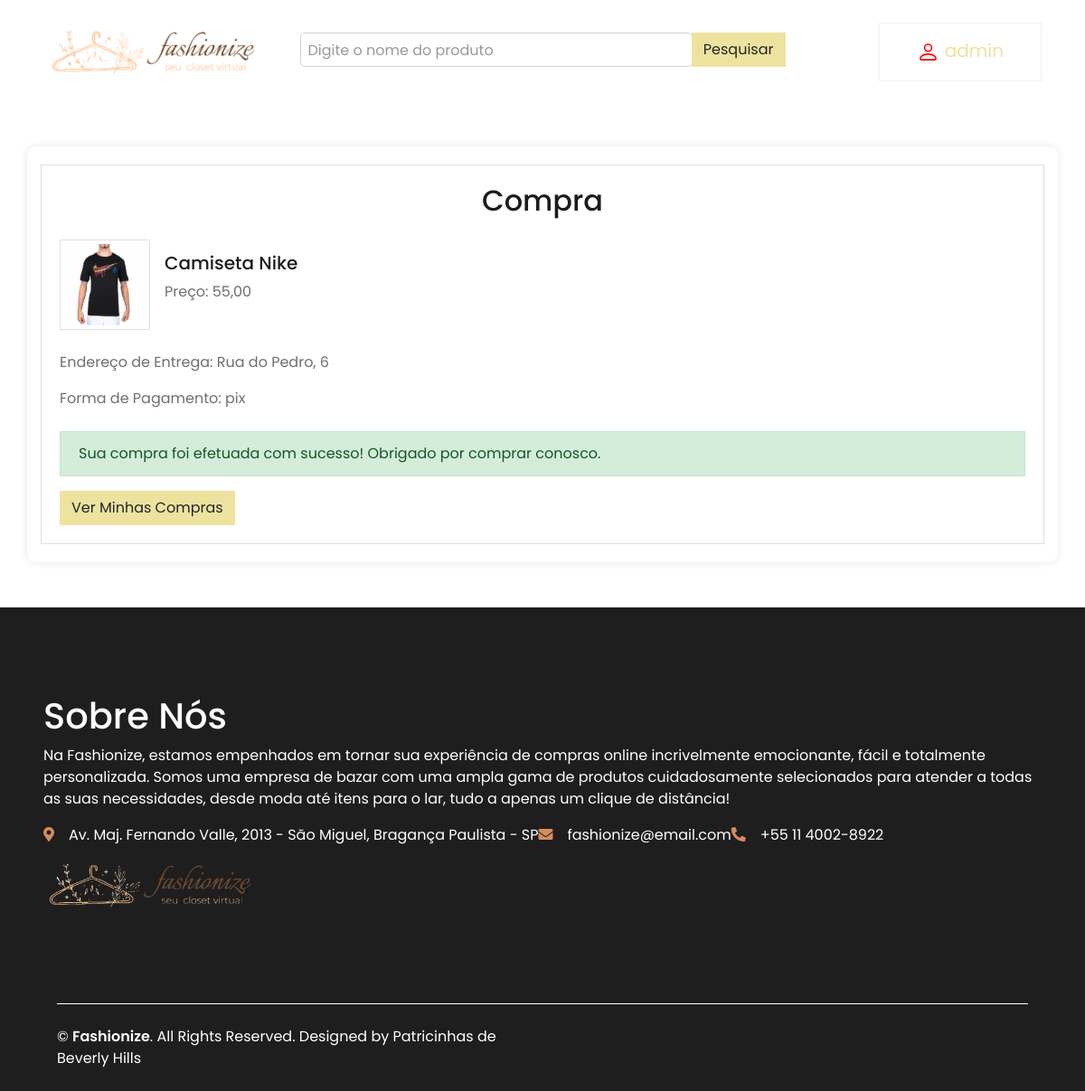
/confirmar/23/ (signed in), run on the app's committed database.
### website/models.py (models this page shows, shortened)
class Compra(models.Model):
    usuario = models.ForeignKey(User, on_delete=models.CASCADE)
    produto = models.ForeignKey(Produto, on_delete=models.CASCADE)
    data_compra = models.DateTimeField(default=timezone.now)
    confirmada = models.BooleanField(default=False)
    endereco_entrega = models.CharField(max_length=255, blank=True, null=True)
    forma_pagamento = models.CharField(max_length=50, blank=True, null=True)

class Produto(models.Model):
    usuario = models.ForeignKey(User, on_delete=models.CASCADE, default=1)
    titulo = models.CharField(max_length=100)
    thumb = models.ImageField(upload_to='img_produto')
    descricao = models.TextField(max_length=1000)
    categoria = models.ForeignKey(Categoria, on_delete=models.CASCADE)
    data_criacao = models.DateTimeField(default=timezone.now)
    preco = models.DecimalField(max_digits=5, decimal_places=2)

### website/views.py (the view)
# urls.py: path('confirmar/<int:compra_id>/', views.confirmar_compra, name='confirmar_compra'),
@login_required
def confirmar_compra(request, compra_id):
    compra = get_object_or_404(Compra, pk=compra_id)
    return render(request, 'confirmar_compra.html', {'compra': compra})

### website/templates/confirmar_compra.html (shortened to what this page needs)
<!DOCTYPE html>
<html lang="pt-br">
{% load static %}
<head>
    <link href="https://cdnjs.cloudflare.com/ajax/libs/font-awesome/5.10.0/css/all.min.css" rel="stylesheet">
    <link href="{% static 'lib/owlcarousel/assets/owl.carousel.min.css' %}" rel="stylesheet">
    <link rel=”stylesheet” href=”https://cdn.jsdelivr.net/npm/bootstrap@5.0.2/dist/css/bootstrap.min.css”/>
    <link rel=”stylesheet” href=”https://cdn.jsdelivr.net/npm/bootstrap-icons@1.5.0/font/bootstrap-icons.css”/>
    <link href="{% static 'css/style.css' %}" rel="stylesheet">
</head>
<body>
{% include 'commom/topbar.html' %}
<div class="container mt-5">
    <div class="card">
        <div class="card-body">
            <h2 class="card-title mb-4">Compra</h2>
            <div class="d-flex align-items-center mb-4">
                <img src="{{ compra.produto.thumb.url }}" alt="{{ compra.produto.titulo }}" class="img-thumbnail"
                     style="width: 100px; height: auto;"/>
                <div class="ml-3">
                    <h5>{{ compra.produto.titulo }}</h5>
                    <p>Preço: {{ compra.produto.preco }}</p>
                </div>
            </div>
            <p class="card-text">Endereço de Entrega: {{ compra.endereco_entrega }}</p>
            <p class="card-text">Forma de Pagamento: {{ compra.forma_pagamento }}</p>
            <div class="alert alert-success mt-4" role="alert">
                Sua compra foi efetuada com sucesso! Obrigado por comprar conosco.
            </div>
            <a href="{% url 'minhas_compras' %}" class="btn btn-primary">Ver Minhas Compras</a>
        </div>
    </div>
</div>
{% include 'commom/footer.html' %}
</body>
</html>

### website/templates/commom/topbar.html (shortened to what this page needs)
{% load static %}
<div class="row align-items-center py-3 px-xl-5">
    <div class="col-lg-3 d-none d-lg-block">
        <a href="{% url 'index' %}" class="text-decoration-none">
            <h1 class="m-0 display-5 font-weight-semi-bold"><span class="text-primary font-weight-bold"><img
                    src="{% static 'img/logo2.png' %}" height="70px"></span></h1>
        </a>
    </div>
    <div class="col-lg-6 col-6 text-left">
        <form method="get" action="{% url 'pesquisar_produto' %}" class="mb-4">
            <div class="input-group">
                <input type="text" class="form-control" placeholder="Digite o nome do produto" name="q"
                       value="{{ query }}">
                <div class="input-group-append">
                    <button class="btn btn-primary" type="submit">Pesquisar</button>
                </div>
            </div>
        </form>
    </div>
    <div class="col-lg-3 col-6 text-right">
        <div class="btn border">
            {% if user.is_authenticated %}
                <button class="navbar-toggler" type="button" data-toggle="collapse" data-target="#navbarNav"
                        aria-controls="navbarNav" aria-expanded="false" aria-label="Toggle navigation">
                    <a href="#" class="nav-link">
                        {{ user.get_username }}
                    </a>
                </button>
                </div>
            {% else %}
                <div style="display: flex; justify-content: space-between">
                    <a href="{% url 'login' %}" class="nav-item nav-link">Login</a>
                    <a href="{% url 'cadastro' %}" class="nav-item nav-link">Cadastro</a>
                </div>
            {% endif %}
    </div>
</div>

### data on the page
Compra: produto.thumb (picture), produto.titulo "Camiseta Nike", produto.preco "55,00", endereco_entrega "Rua do Pedro, 6", forma_pagamento "pix"

### other printed values
{{ user.get_username }} "admin"
